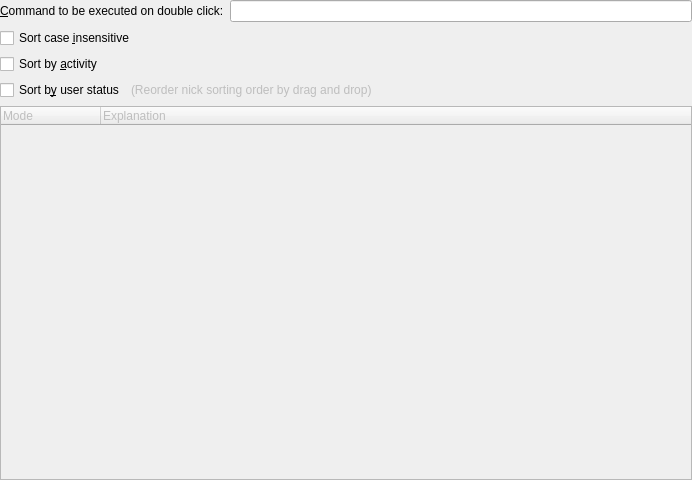
<?xml version="1.0" encoding="UTF-8"?>
<ui version="4.0">
 <author>Copyright (C) 2005 Peter Simonsson</author>
 <comment>This program is free software; you can redistribute it and/or modify
it under the terms of the GNU General Public License as published by
the Free Software Foundation; either version 2 of the License, or
(at your option) any later version.
</comment>
 <class>NicklistBehavior_ConfigUI</class>
 <widget class="QWidget" name="NicklistBehavior_ConfigUI">
  <property name="geometry">
   <rect>
    <x>0</x>
    <y>0</y>
    <width>692</width>
    <height>480</height>
   </rect>
  </property>
  <layout class="QGridLayout">
   <property name="margin">
    <number>0</number>
   </property>
   <item row="0" column="0" colspan="2">
    <widget class="QLabel" name="textLabel1_2">
     <property name="text">
      <string>&amp;Command to be executed on double click:</string>
     </property>
     <property name="wordWrap">
      <bool>false</bool>
     </property>
     <property name="buddy">
      <cstring>kcfg_ChannelDoubleClickAction</cstring>
     </property>
    </widget>
   </item>
   <item row="1" column="0" colspan="3">
    <widget class="QCheckBox" name="kcfg_SortCaseInsensitive">
     <property name="text">
      <string>Sort case &amp;insensitive</string>
     </property>
    </widget>
   </item>
   <item row="2" column="0" colspan="3">
    <widget class="QCheckBox" name="kcfg_SortByActivity">
     <property name="text">
      <string>Sort by &amp;activity</string>
     </property>
    </widget>
   </item>
   <item row="3" column="0">
    <widget class="QCheckBox" name="kcfg_SortByStatus">
     <property name="sizePolicy">
      <sizepolicy hsizetype="Maximum" vsizetype="Fixed">
       <horstretch>0</horstretch>
       <verstretch>0</verstretch>
      </sizepolicy>
     </property>
     <property name="text">
      <string>Sort b&amp;y user status</string>
     </property>
    </widget>
   </item>
   <item row="0" column="2">
    <widget class="KLineEdit" name="kcfg_ChannelDoubleClickAction"/>
   </item>
   <item row="3" column="1" colspan="2">
    <widget class="QLabel" name="orderHintLabel">
     <property name="enabled">
      <bool>false</bool>
     </property>
     <property name="text">
      <string>(Reorder nick sorting order by drag and drop)</string>
     </property>
     <property name="wordWrap">
      <bool>false</bool>
     </property>
    </widget>
   </item>
   <item row="4" column="0" colspan="3">
    <widget class="QTreeWidget" name="sortOrder">
     <property name="enabled">
      <bool>false</bool>
     </property>
     <property name="dragEnabled">
      <bool>true</bool>
     </property>
     <property name="dragDropMode">
      <enum>QAbstractItemView::InternalMove</enum>
     </property>
     <property name="rootIsDecorated">
      <bool>false</bool>
     </property>
     <property name="allColumnsShowFocus">
      <bool>true</bool>
     </property>
     <column>
      <property name="text">
       <string>Mode</string>
      </property>
     </column>
     <column>
      <property name="text">
       <string>Explanation</string>
      </property>
     </column>
    </widget>
   </item>
  </layout>
 </widget>
 <customwidgets>
  <customwidget>
   <class>KLineEdit</class>
   <extends>QLineEdit</extends>
   <header>klineedit.h</header>
  </customwidget>
 </customwidgets>
 <tabstops>
  <tabstop>kcfg_ChannelDoubleClickAction</tabstop>
  <tabstop>kcfg_SortCaseInsensitive</tabstop>
  <tabstop>kcfg_SortByActivity</tabstop>
  <tabstop>kcfg_SortByStatus</tabstop>
  <tabstop>sortOrder</tabstop>
 </tabstops>
 <includes>
  <include location="local">klineedit.h</include>
 </includes>
 <resources/>
 <connections>
  <connection>
   <sender>kcfg_SortByStatus</sender>
   <signal>toggled(bool)</signal>
   <receiver>sortOrder</receiver>
   <slot>setEnabled(bool)</slot>
   <hints>
    <hint type="sourcelabel">
     <x>20</x>
     <y>20</y>
    </hint>
    <hint type="destinationlabel">
     <x>20</x>
     <y>20</y>
    </hint>
   </hints>
  </connection>
  <connection>
   <sender>kcfg_SortByStatus</sender>
   <signal>toggled(bool)</signal>
   <receiver>orderHintLabel</receiver>
   <slot>setEnabled(bool)</slot>
   <hints>
    <hint type="sourcelabel">
     <x>20</x>
     <y>20</y>
    </hint>
    <hint type="destinationlabel">
     <x>20</x>
     <y>20</y>
    </hint>
   </hints>
  </connection>
 </connections>
</ui>
